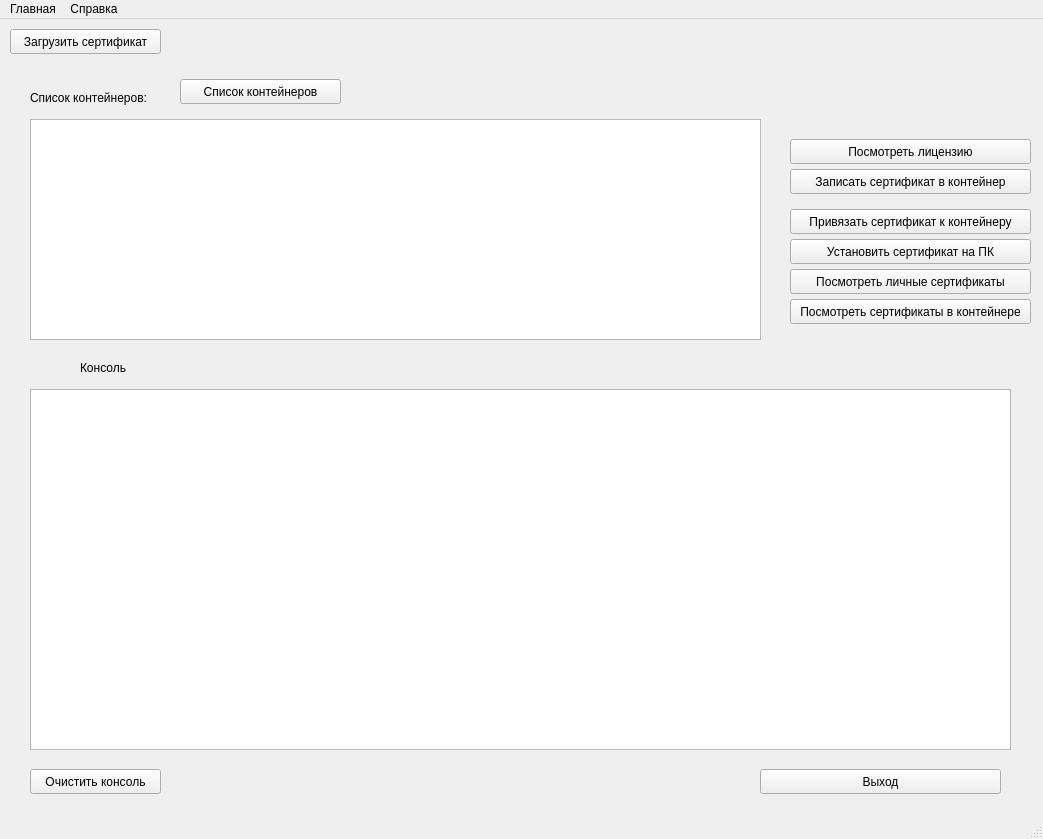
<?xml version="1.0" encoding="UTF-8"?>
<ui version="4.0">
 <class>MainWindow</class>
 <widget class="QMainWindow" name="MainWindow">
  <property name="geometry">
   <rect>
    <x>0</x>
    <y>0</y>
    <width>1043</width>
    <height>839</height>
   </rect>
  </property>
  <property name="windowTitle">
   <string>MainWindow</string>
  </property>
  <widget class="QWidget" name="centralwidget">
   <widget class="QPushButton" name="button_browse_cer">
    <property name="geometry">
     <rect>
      <x>10</x>
      <y>10</y>
      <width>151</width>
      <height>25</height>
     </rect>
    </property>
    <property name="text">
     <string>Загрузить сертификат</string>
    </property>
   </widget>
   <widget class="QLabel" name="path_cert">
    <property name="geometry">
     <rect>
      <x>170</x>
      <y>10</y>
      <width>501</width>
      <height>31</height>
     </rect>
    </property>
    <property name="text">
     <string/>
    </property>
   </widget>
   <widget class="QLabel" name="label_2">
    <property name="geometry">
     <rect>
      <x>80</x>
      <y>340</y>
      <width>53</width>
      <height>17</height>
     </rect>
    </property>
    <property name="text">
     <string>Консоль</string>
    </property>
   </widget>
   <widget class="QLabel" name="label_3">
    <property name="geometry">
     <rect>
      <x>30</x>
      <y>70</y>
      <width>141</width>
      <height>17</height>
     </rect>
    </property>
    <property name="text">
     <string>Список контейнеров:</string>
    </property>
   </widget>
   <widget class="QPushButton" name="button_view_list_cont">
    <property name="geometry">
     <rect>
      <x>180</x>
      <y>60</y>
      <width>161</width>
      <height>25</height>
     </rect>
    </property>
    <property name="text">
     <string>Список контейнеров</string>
    </property>
   </widget>
   <widget class="QPushButton" name="button_install_cert_into_cont">
    <property name="geometry">
     <rect>
      <x>790</x>
      <y>150</y>
      <width>241</width>
      <height>25</height>
     </rect>
    </property>
    <property name="text">
     <string>Записать сертификат в контейнер</string>
    </property>
   </widget>
   <widget class="QPushButton" name="button_bind_cont_to_cert">
    <property name="geometry">
     <rect>
      <x>790</x>
      <y>190</y>
      <width>241</width>
      <height>25</height>
     </rect>
    </property>
    <property name="text">
     <string>Привязать сертификат к контейнеру</string>
    </property>
   </widget>
   <widget class="QPushButton" name="button_install_local_cert">
    <property name="geometry">
     <rect>
      <x>790</x>
      <y>220</y>
      <width>241</width>
      <height>25</height>
     </rect>
    </property>
    <property name="text">
     <string>Установить сертификат на ПК</string>
    </property>
   </widget>
   <widget class="QPushButton" name="button_view_local_certs">
    <property name="geometry">
     <rect>
      <x>790</x>
      <y>250</y>
      <width>241</width>
      <height>25</height>
     </rect>
    </property>
    <property name="text">
     <string>Посмотреть личные сертификаты</string>
    </property>
   </widget>
   <widget class="QPushButton" name="button_view_certs_in_cont">
    <property name="geometry">
     <rect>
      <x>790</x>
      <y>280</y>
      <width>241</width>
      <height>25</height>
     </rect>
    </property>
    <property name="text">
     <string>Посмотреть сертификаты в контейнере</string>
    </property>
   </widget>
   <widget class="QTextBrowser" name="output">
    <property name="geometry">
     <rect>
      <x>30</x>
      <y>370</y>
      <width>981</width>
      <height>361</height>
     </rect>
    </property>
   </widget>
   <widget class="QPushButton" name="button_exit">
    <property name="geometry">
     <rect>
      <x>760</x>
      <y>750</y>
      <width>241</width>
      <height>25</height>
     </rect>
    </property>
    <property name="text">
     <string>Выход</string>
    </property>
   </widget>
   <widget class="QListWidget" name="list_cont">
    <property name="geometry">
     <rect>
      <x>30</x>
      <y>100</y>
      <width>731</width>
      <height>221</height>
     </rect>
    </property>
   </widget>
   <widget class="QPushButton" name="button_view_lic">
    <property name="geometry">
     <rect>
      <x>790</x>
      <y>120</y>
      <width>241</width>
      <height>25</height>
     </rect>
    </property>
    <property name="text">
     <string>Посмотреть лицензию</string>
    </property>
   </widget>
   <widget class="QPushButton" name="button_clear_output">
    <property name="geometry">
     <rect>
      <x>30</x>
      <y>750</y>
      <width>131</width>
      <height>25</height>
     </rect>
    </property>
    <property name="text">
     <string>Очистить консоль</string>
    </property>
   </widget>
  </widget>
  <widget class="QMenuBar" name="menubar">
   <property name="geometry">
    <rect>
     <x>0</x>
     <y>0</y>
     <width>1043</width>
     <height>22</height>
    </rect>
   </property>
   <widget class="QMenu" name="menu">
    <property name="title">
     <string>Главная</string>
    </property>
   </widget>
   <widget class="QMenu" name="menu_2">
    <property name="title">
     <string>Справка</string>
    </property>
    <addaction name="action_2"/>
    <addaction name="action_3"/>
   </widget>
   <addaction name="menu"/>
   <addaction name="menu_2"/>
  </widget>
  <widget class="QStatusBar" name="statusbar"/>
  <action name="action">
   <property name="text">
    <string>Лицензия КриптоПро</string>
   </property>
  </action>
  <action name="action_2">
   <property name="text">
    <string>Лицензия КриптоПро</string>
   </property>
  </action>
  <action name="action_3">
   <property name="text">
    <string>О программе</string>
   </property>
  </action>
 </widget>
 <resources/>
 <connections/>
</ui>
